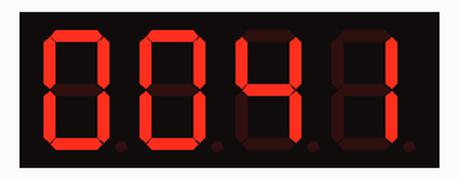
The sketch below on a simulated Arduino Uno, built with avr-gcc and run on an emulated ATmega328P. Shown: 4-digit seven-segment display.

Above: at 0.1 s.
At 4.8 s:
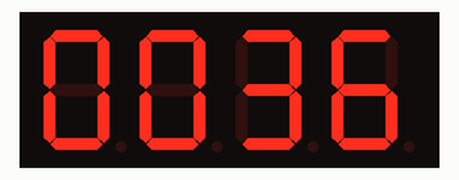
At 9.8 s:
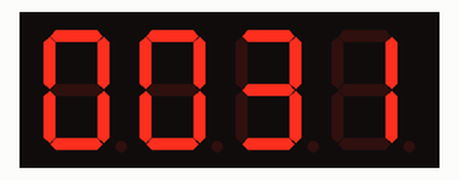
At 19.8 s:
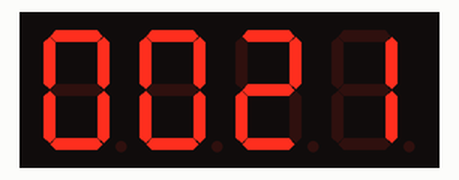
At 29.8 s:
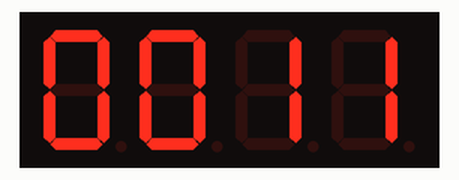
At 38.8 s:
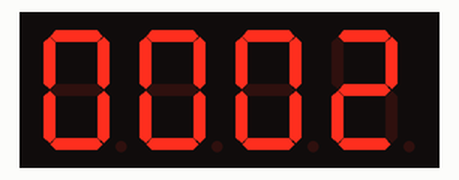

The sketch:

4digit.ino
```cpp
/*
 * Project: 4digit
 * Description: Simple Countdown
 * Author: Brian Rashap
 * Date: 29-JUN-2021
 */
#include "TM1637.h"


TM1637 tm1637(1,0);

const unsigned int starter =  99 * 60 * 1000;
int8_t TimeDisp[] = {0x00,0x00,0x00,0x00};
unsigned int startTime, countTime, minute, second;

void setup() {
  tm1637.set(5);
  tm1637.init();
  countTime = -9999;
}

void loop() {
  if(countTime < 500) {
    countTime = starter;
    startTime = millis();
  }
  countTime = starter - (millis() - startTime);
  minute = countTime / 60000;
  second = (countTime % 60000)/1000;

  TimeDisp[0] = minute / 10;
  TimeDisp[1] = minute % 10;
  TimeDisp[2] = second / 10;
  TimeDisp[3] = second % 10;

  tm1637.display(TimeDisp);
}
```

Measured:
- what the display in image 2 shows lasts 1.0 s, from 9.8 s to 10.8 s
